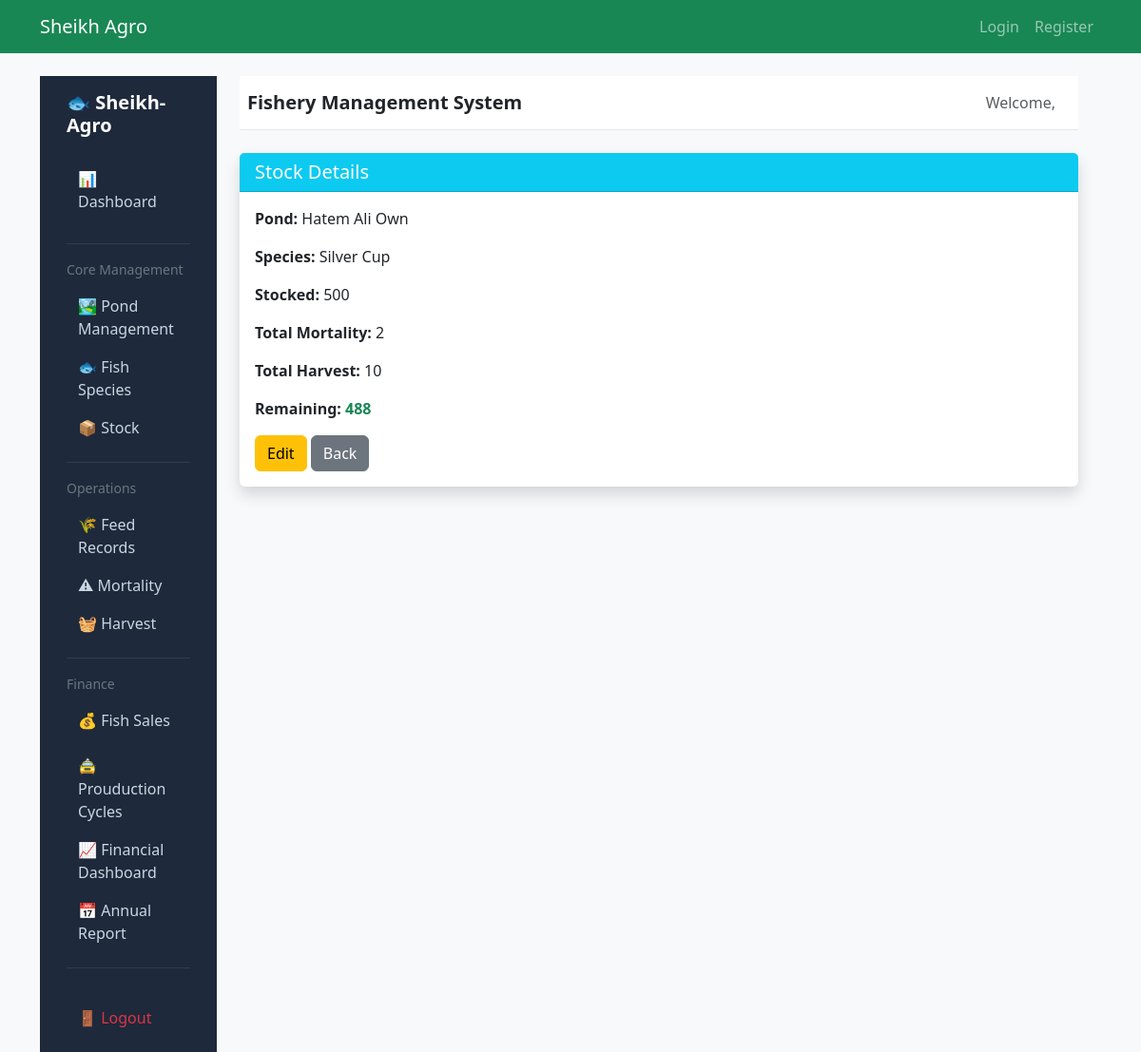
Page /fishery/stock/1/ on the earlier database version.
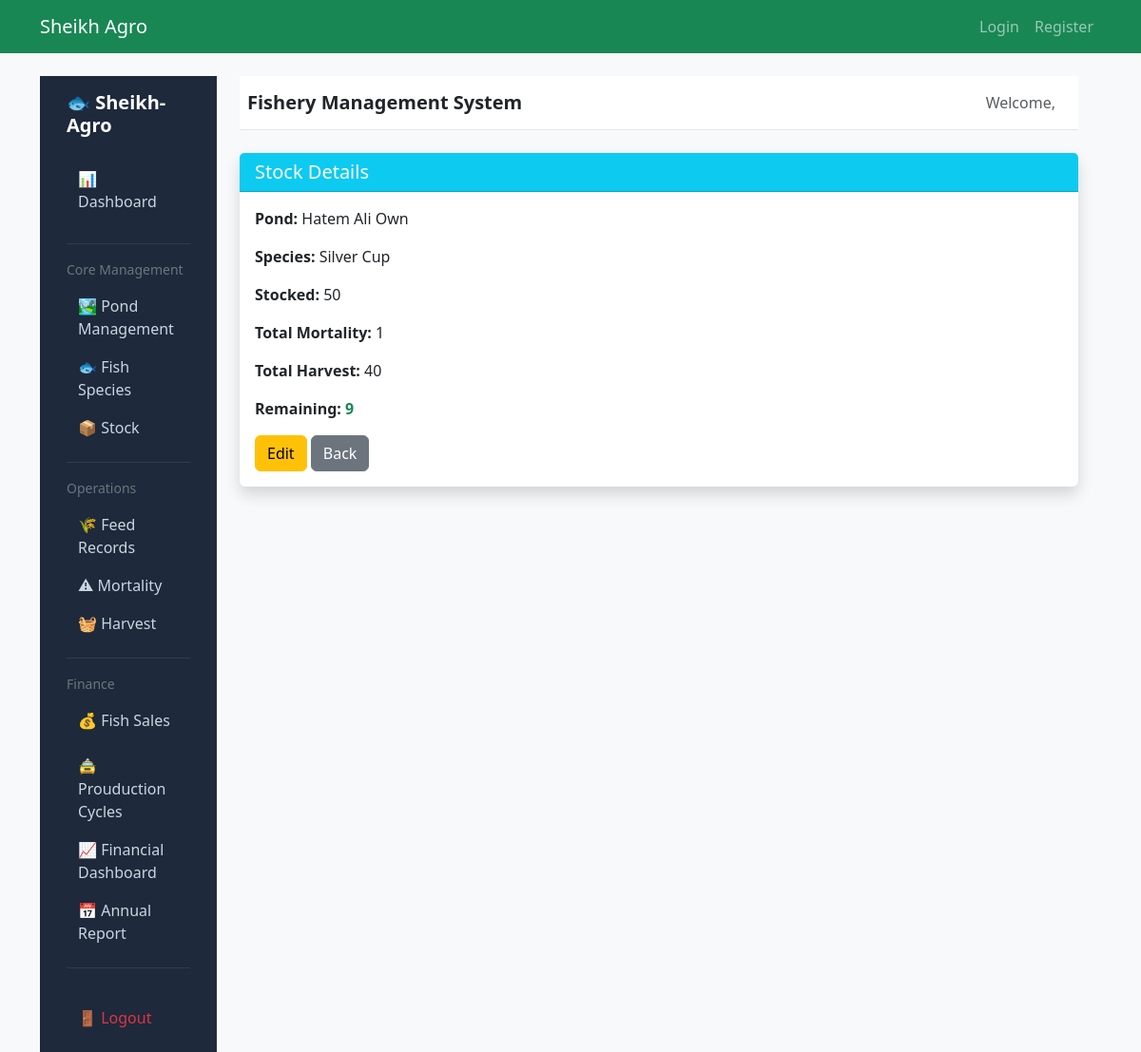
Same page on the later database version.
### fishery/models.py (models this page shows, shortened)
class Stock(models.Model):
    pond = models.ForeignKey(
        'Pond',
        on_delete=models.CASCADE,
        related_name='stocks'
    )
    species = models.ForeignKey(
        'FishSpecies',
        on_delete=models.CASCADE,
        related_name='stocks'
    )
    quantity = models.PositiveIntegerField()
    stocking_date = models.DateField()
    cost = models.DecimalField(max_digits=12, decimal_places=2)
    created_at = models.DateTimeField(auto_now_add=True, null=True, blank=True)
    class Meta:
        ordering = ['-stocking_date']
    def total_mortality(self):
        return self.mortalityrecord_set.aggregate(
            total=Sum('quantity_dead')
        )['total'] or 0
    def total_harvest(self):
        return self.harvest_set.aggregate(
            total=Sum('quantity_kg')
        )['total'] or 0
    def remaining_quantity(self):
        return self.quantity - self.total_mortality() - self.total_harvest()

class Pond(models.Model):
    name = models.CharField(max_length=100)
    size_in_acres = models.FloatField()
    water_source = models.CharField(max_length=100)
    location = models.CharField(max_length=150, blank=True)
    created_at = models.DateTimeField(auto_now_add=True)

class FishSpecies(models.Model):
    name = models.CharField(max_length=100)
    average_growth_days = models.IntegerField()

### fishery/views.py (the view)
# urls.py: path('stock/<int:pk>/', StockDetailView.as_view(), name='stock_detail'),
class StockDetailView(DetailView):
    model = Stock
    template_name = "fishery/stock/detail.html"
    context_object_name = "stock"

### fishery/templates/fishery/stock/detail.html
{% extends 'fishery/base_fishery.html' %}
{% block fishery_content %}
<div class="card shadow border-0">
<div class="card-header bg-info text-white">
    <h5 class="mb-0">Stock Details</h5>
</div>
<div class="card-body">
<p><strong>Pond:</strong> {{ stock.pond.name }}</p>
<p><strong>Species:</strong> {{ stock.species.name }}</p>
<p><strong>Stocked:</strong> {{ stock.quantity }}</p>
<p><strong>Total Mortality:</strong> {{ stock.total_mortality }}</p>
<p><strong>Total Harvest:</strong> {{ stock.total_harvest }}</p>
<p><strong>Remaining:</strong>
    <span class="text-success fw-bold">
        {{ stock.remaining_quantity }}
    </span>
</p>
<a href="{% url 'stock_update' stock.id %}" class="btn btn-warning">Edit</a>
<a href="{% url 'stock_list' %}" class="btn btn-secondary">Back</a>
</div>
</div>
{% endblock %}

Differences in the rows shown:
changed Stock "Hatem Ali Own": quantity "500" → "50"; total_mortality "2" → "1"; total_harvest "10" → "40"; remaining_quantity "488" → "9"
